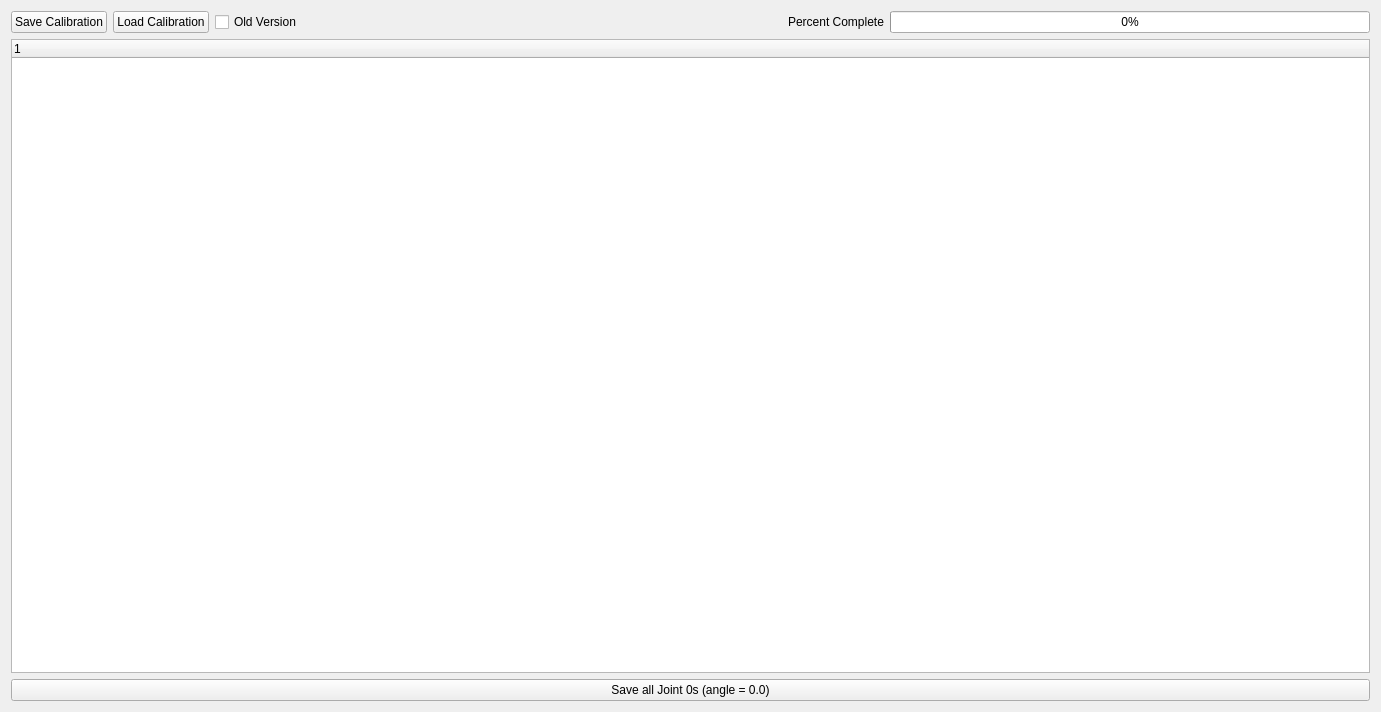
<?xml version="1.0" encoding="UTF-8"?>
<ui version="4.0">
 <class>RobotSteeringDockWidget</class>
 <widget class="QWidget" name="RobotSteeringDockWidget">
  <property name="geometry">
   <rect>
    <x>0</x>
    <y>0</y>
    <width>1381</width>
    <height>712</height>
   </rect>
  </property>
  <property name="windowTitle">
   <string>Shadow Hand Calibration</string>
  </property>
  <layout class="QGridLayout" name="gridLayout">
   <item row="0" column="0">
    <layout class="QVBoxLayout" name="verticalLayout" stretch="0">
     <item>
      <layout class="QVBoxLayout" name="verticalLayout_2">
       <item>
        <layout class="QHBoxLayout" name="horizontalLayout">
         <item>
          <widget class="QPushButton" name="btn_save">
           <property name="toolTip">
            <string>Save the current calibration (Ctrl+s)</string>
           </property>
           <property name="text">
            <string>Save Calibration</string>
           </property>
           <property name="shortcut">
            <string>Ctrl+S</string>
           </property>
          </widget>
         </item>
         <item>
          <widget class="QPushButton" name="btn_load">
           <property name="toolTip">
            <string>Load a Calibration File (Ctrl+o)</string>
           </property>
           <property name="text">
            <string>Load Calibration</string>
           </property>
           <property name="shortcut">
            <string>Ctrl+O</string>
           </property>
          </widget>
         </item>
         <item>
          <widget class="QCheckBox" name="cb_old_version">
           <property name="text">
            <string>Old Version</string>
           </property>
          </widget>
         </item>
         <item>
          <spacer name="horizontalSpacer">
           <property name="orientation">
            <enum>Qt::Horizontal</enum>
           </property>
           <property name="sizeHint" stdset="0">
            <size>
             <width>40</width>
             <height>20</height>
            </size>
           </property>
          </spacer>
         </item>
         <item>
          <widget class="QLabel" name="label">
           <property name="text">
            <string>Percent Complete</string>
           </property>
          </widget>
         </item>
         <item>
          <widget class="QProgressBar" name="progress">
           <property name="value">
            <number>0</number>
           </property>
          </widget>
         </item>
        </layout>
       </item>
       <item>
        <layout class="QHBoxLayout" name="horizontalLayout_3">
         <item>
          <widget class="QTreeWidget" name="tree_calibration">
           <property name="animated">
            <bool>true</bool>
           </property>
           <column>
            <property name="text">
             <string notr="true">1</string>
            </property>
           </column>
          </widget>
         </item>
        </layout>
       </item>
       <item>
        <layout class="QHBoxLayout" name="horizontalLayout_2">
         <item>
          <widget class="QPushButton" name="btn_joint_0s">
           <property name="toolTip">
            <string>Save all joint 1 and 2s for all joint 0s in one go.</string>
           </property>
           <property name="text">
            <string>Save all Joint 0s (angle = 0.0)</string>
           </property>
          </widget>
         </item>
        </layout>
       </item>
      </layout>
     </item>
    </layout>
   </item>
  </layout>
 </widget>
 <resources/>
 <connections/>
</ui>
